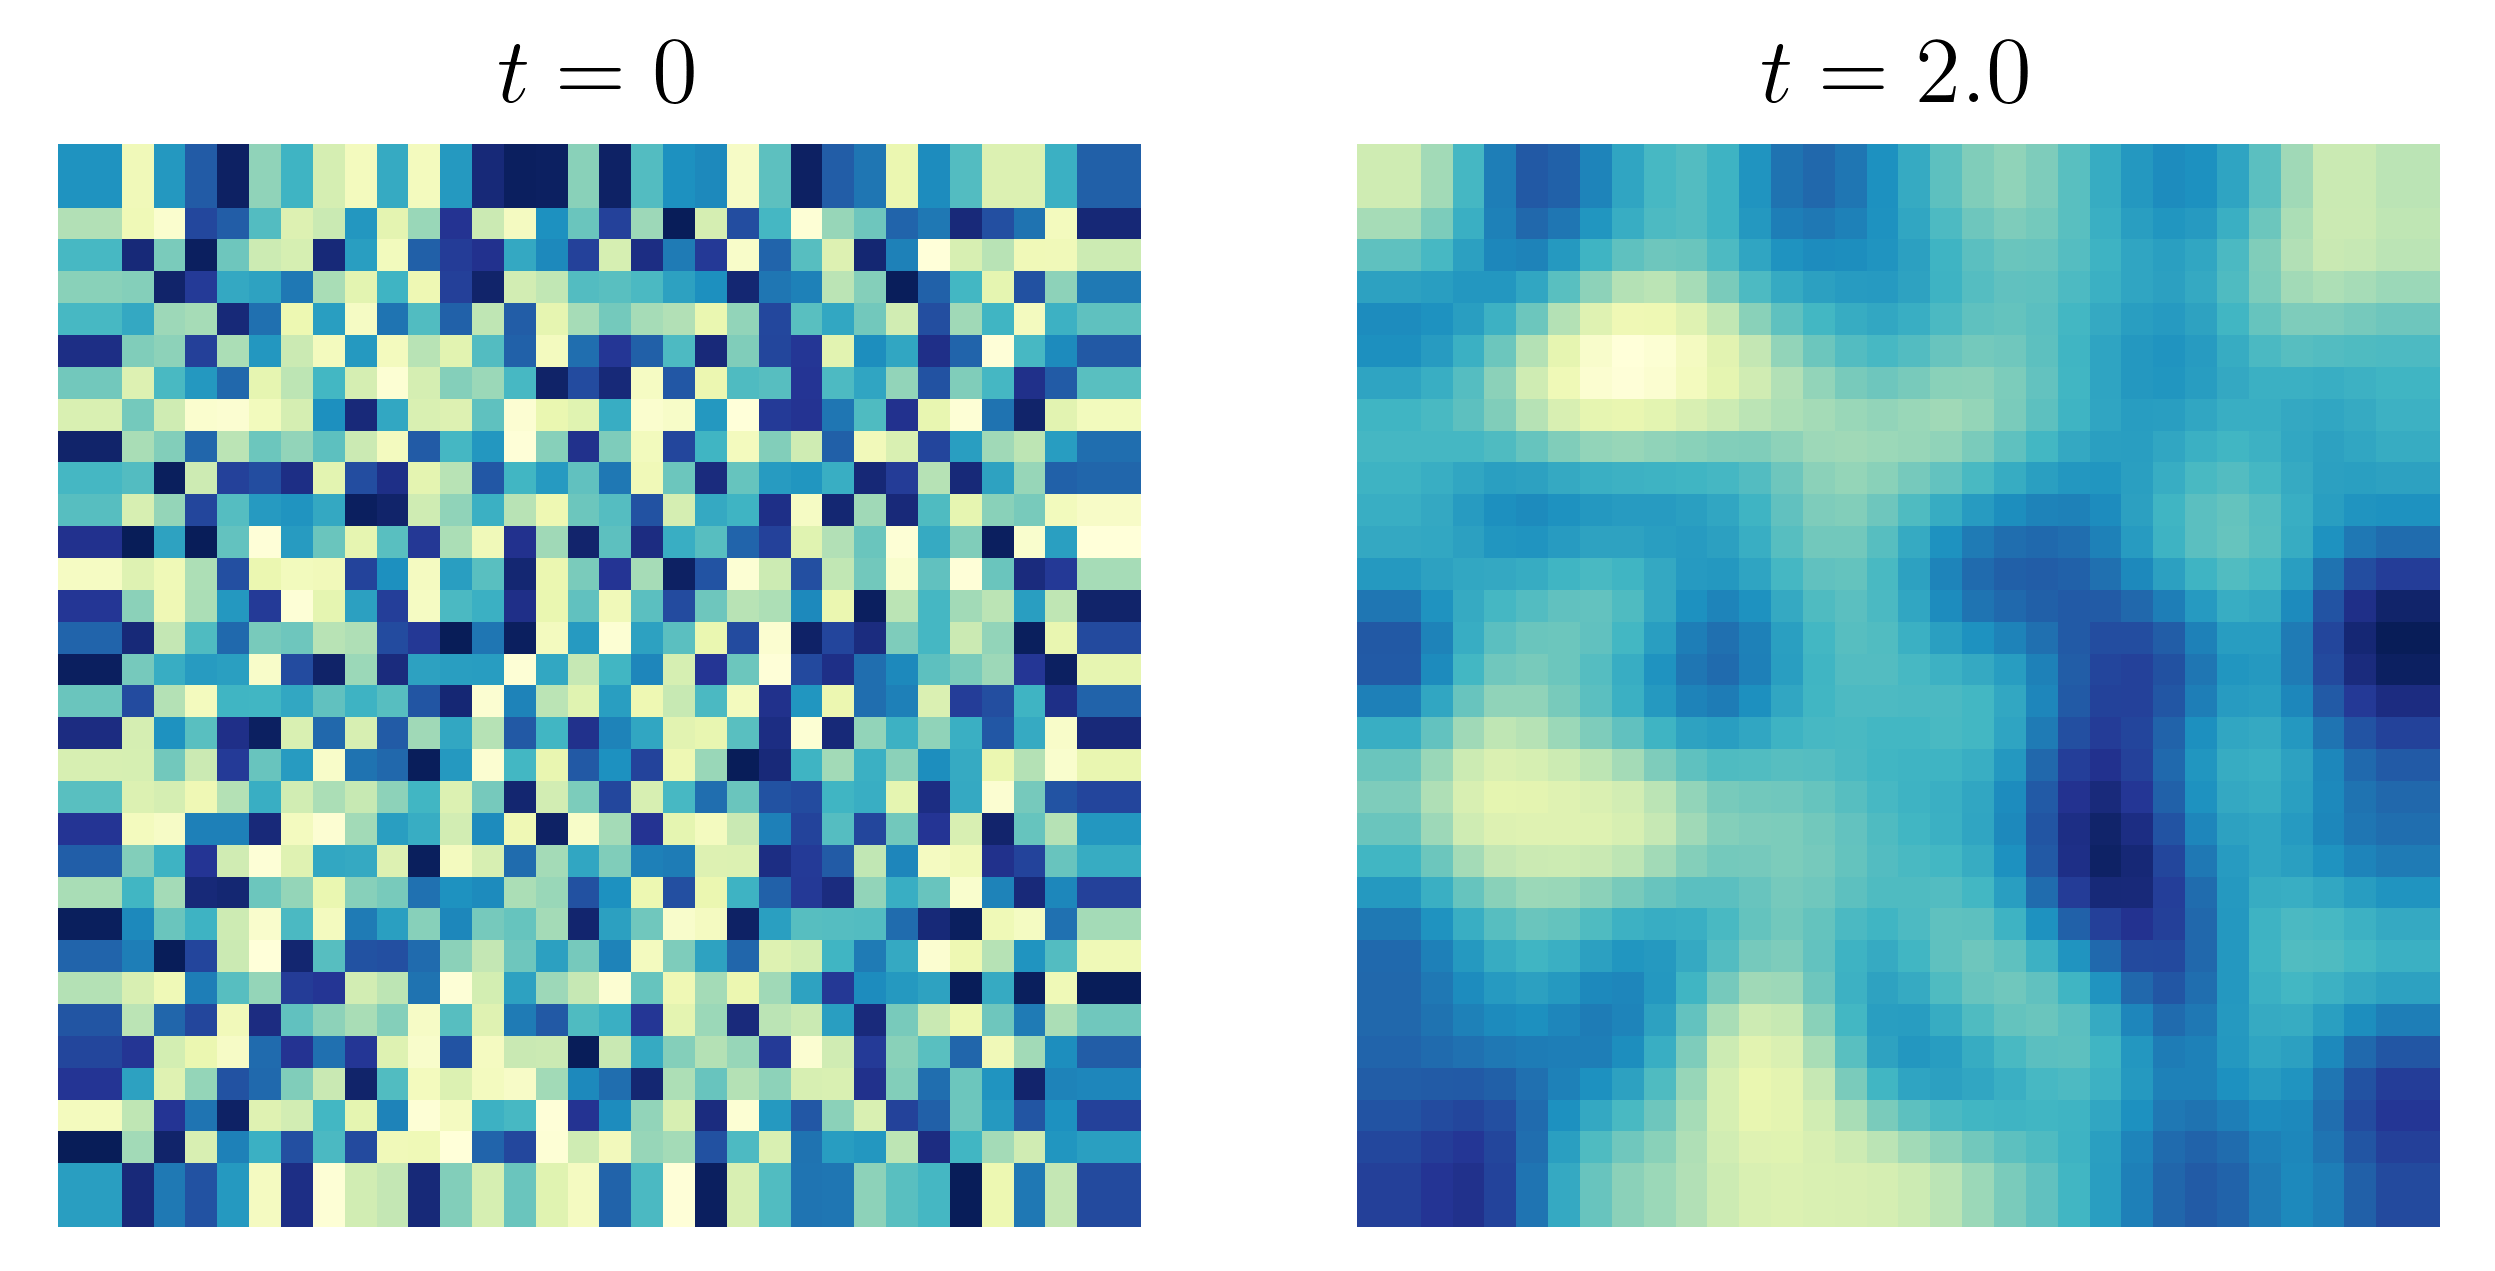

This figure's Julia source:
using StencilLab, GPUifyLoops, OffsetArrays, PyPlot, Printf

Δt = 0.01
 n = 32
dev = CPU()

ϕ = OffsetArray(rand(n+2, n+2, n+2), 0:n+1, 0:n+1, 0:n+1)
no_flux!(ϕ)

threads = (4, 4, 4)
blocks = map(x->Int(n/x), threads)
@show threads blocks

ϕ₀ = deepcopy(ϕ)
t = 0.0

for i = 1:200
    global t
    @launch dev threads=threads blocks=blocks diffusion_kernel_naive!(ϕ, Δt)
    no_flux!(ϕ)
    t += Δt
end

fig, axs = subplots(ncols=2)

sca(axs[1])
imshow(view(ϕ₀, :, :, 1))
axs[1].axis("off")
title(L"t = 0")

sca(axs[2])
imshow(view(ϕ, :, :, 1))
axs[2].axis("off")
title(@sprintf("\$ t = %.1f \$", t))
gcf()

savefig("diffusion.png", dpi=480)
